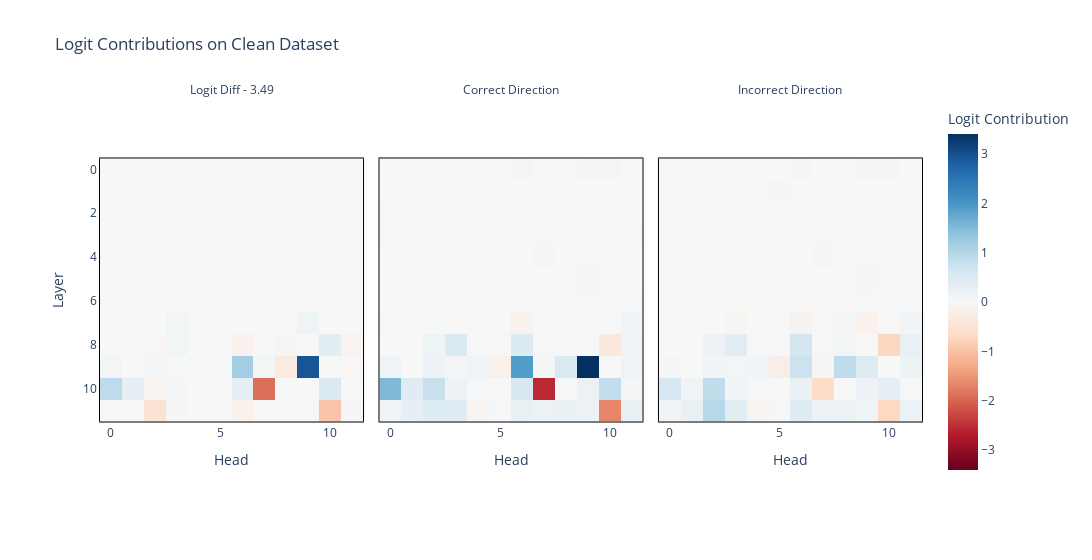

Here is the notebook cell this chart was saved with:
### Code cell
def display_all_logits(cache, title = "Logit Contributions", comparison = False, return_fig = False, logits = None):

  a,b,c = calc_all_logit_diffs(cache)
  if logits is not None:
    ld = logits_to_ave_logit_diff(logits)
  else:
    ld = 0.00

  if not comparison:
    fig = imshow(
        torch.stack([a,b,c]),
        return_fig = True,
        facet_col = 0,
        facet_labels = [f"Logit Diff - {ld:.2f}", "Correct Direction", "Incorrect Direction"],
        title=title,
        labels={"x": "Head", "y": "Layer", "color": "Logit Contribution"},
        #coloraxis=dict(colorbar_ticksuffix = "%"),
        border=True,
        width=1500,
        margin={"r": 100, "l": 100}
    )
  else:

    ca, cb, cc = calc_all_logit_diffs(clean_cache)
    fig = imshow(
        torch.stack([a, b, c, a - ca, b - cb, c - cc]),
        return_fig = True,
        facet_col = 0,
        facet_labels = [f"Logit Diff - {ld:.2f}", "Correct Direction", "Incorrect Direction", "Logit Diff Diff", "Correction Direction Diff", "Incorrect Direction Diff"],
        title=title,
        labels={"x": "Head", "y": "Layer", "color": "Logit Contribution"},
        #coloraxis=dict(colorbar_ticksuffix = "%"),
        border=True,
        width=1500,
        margin={"r": 100, "l": 100}
    )


  if return_fig:
    return fig



fig = display_all_logits(clean_cache, title = "Logit Contributions on Clean Dataset", return_fig = True, logits = clean_logits)

### Figure 1 — Plotly figure (JSON) as saved in the notebook; plotly's stock layout.template omitted (floating-point values rounded to 4 significant figures; data arrays with more than 128 entries replaced by an {"elided": "..."} marker saying what was removed)
{"data": [{"coloraxis": "coloraxis", "hovertemplate": "Head: %{x}<br>Layer: %{y}<br>Logit Contribution: %{z}<extra></extra>", "name": "0", "type": "heatmap", "xaxis": "x", "yaxis": "y", "z": {"elided": "12x12 float values"}}, {"coloraxis": "coloraxis", "hovertemplate": "Head: %{x}<br>Layer: %{y}<br>Logit Contribution: %{z}<extra></extra>", "name": "1", "type": "heatmap", "xaxis": "x2", "yaxis": "y2", "z": {"elided": "12x12 float values"}}, {"coloraxis": "coloraxis", "hovertemplate": "Head: %{x}<br>Layer: %{y}<br>Logit Contribution: %{z}<extra></extra>", "name": "2", "type": "heatmap", "xaxis": "x3", "yaxis": "y3", "z": {"elided": "12x12 float values"}}], "layout": {"annotations": [{"font": {}, "showarrow": false, "text": "Logit Diff - 3.49", "x": 0.16, "xanchor": "center", "xref": "paper", "y": 1, "yanchor": "bottom", "yref": "paper"}, {"font": {}, "showarrow": false, "text": "Correct Direction", "x": 0.5, "xanchor": "center", "xref": "paper", "y": 1, "yanchor": "bottom", "yref": "paper"}, {"font": {}, "showarrow": false, "text": "Incorrect Direction", "x": 0.84, "xanchor": "center", "xref": "paper", "y": 1, "yanchor": "bottom", "yref": "paper"}], "coloraxis": {"cmid": 0, "colorbar": {"title": {"text": "Logit Contribution"}}, "colorscale": [[0, "rgb(103,0,31)"], [0.1, "rgb(178,24,43)"], [0.2, "rgb(214,96,77)"], [0.3, "rgb(244,165,130)"], [0.4, "rgb(253,219,199)"], [0.5, "rgb(247,247,247)"], [0.6, "rgb(209,229,240)"], [0.7, "rgb(146,197,222)"], [0.8, "rgb(67,147,195)"], [0.9, "rgb(33,102,172)"], [1, "rgb(5,48,97)"]]}, "margin": {"l": 100, "r": 100}, "title": {"text": "Logit Contributions on Clean Dataset"}, "width": 1500, "xaxis": {"anchor": "y", "constrain": "domain", "domain": [0, 0.32], "linecolor": "black", "linewidth": 1, "mirror": true, "scaleanchor": "y", "showline": true, "title": {"text": "Head"}}, "xaxis2": {"anchor": "y2", "domain": [0.34, 0.66], "linecolor": "black", "linewidth": 1, "matches": "x", "mirror": true, "showline": true, "title": {"text": "Head"}}, "xaxis3": {"anchor": "y3", "domain": [0.68, 1.0], "linecolor": "black", "linewidth": 1, "matches": "x", "mirror": true, "showline": true, "title": {"text": "Head"}}, "yaxis": {"anchor": "x", "autorange": "reversed", "constrain": "domain", "domain": [0, 1], "linecolor": "black", "linewidth": 1, "mirror": true, "showline": true, "title": {"text": "Layer"}}, "yaxis2": {"anchor": "x2", "domain": [0, 1], "linecolor": "black", "linewidth": 1, "matches": "y", "mirror": true, "showline": true, "showticklabels": false}, "yaxis3": {"anchor": "x3", "domain": [0, 1], "linecolor": "black", "linewidth": 1, "matches": "y", "mirror": true, "showline": true, "showticklabels": false}}}
